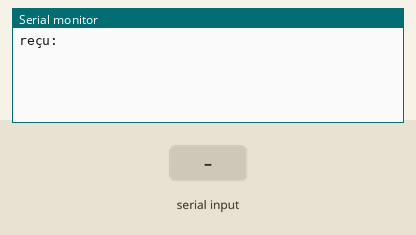
The sketch below on a simulated Arduino Uno, built with avr-gcc and run on an emulated ATmega328P. On the bench: the last lines printed to the serial monitor. The test bench sets the inputs (shaded band).

Above: at 1.8 s.
1.9 s: "1" received over the second serial link
At 2.9 s:
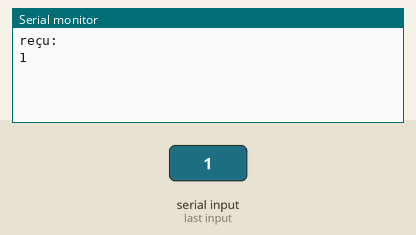
3.4 s: "0" received over the second serial link
At 4.1 s:
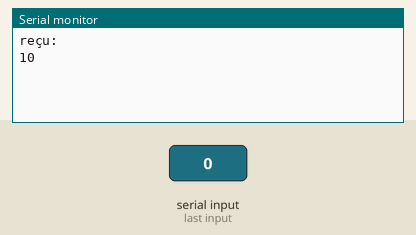

Measured:
- after the input at 1.9 s, the serial monitor: prints a new line at once (image 1)
- after the input at 3.4 s, the serial monitor: prints a new line at once (image 2)

The sketch:

ProgHM10.ino
```cpp
#include <SoftwareSerial.h>

SoftwareSerial mySerial(11, 10); // (RX, TX) (pin Rx BT, pin Tx BT)
const int key = 7;
void setup()
{
    pinMode(key, OUTPUT);
    digitalWrite(key, LOW);

    mySerial.begin(9600); //Baud rate à synchroniser avec le HM10
    Serial.begin(9600); //Baud rate à synchroniser avec le HM10

    digitalWrite(key, HIGH);
    Serial.println("reçu:");

   mySerial.write("AT+ADDR?"); // module adress
   delay(200);

    mySerial.write("AT+ROLE?"); // 0=slave and 1=master
    delay(200);

    mySerial.write("AT+BAUD?"); // 0=9600 and 4=115200
    delay(200);

}

void loop() // run over and over
{
  if (mySerial.available())

    Serial.write(mySerial.read());

    if (Serial.available())

    mySerial.write(Serial.read());


}
```
